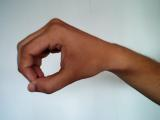
%> input picture dataset/signs1/colour/Sample code/im (1).jpg, 160 x 120 px
$ octave thresholding.m   (GNU Octave 9; MATLAB toolbox functions it lacks are replaced by stand-ins)
%> lines starting %> are read from the running program, lines starting %| are printed output that depends on the picture
clear all
close all
clc

im1 = imread('im (1).jpg');
%> im1 is the input picture: size 120x160x3 uint8; mean R, G, B 164.8, 157.5, 152.8
im2 = imread('im (2).jpg');
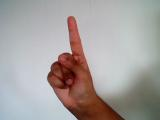
%> input picture dataset/signs1/colour/Sample code/im (2).jpg, 160 x 120 px
%> im2 is the input picture: size 120x160x3 uint8; mean R, G, B 166.2, 160.2, 158.3
im3 = imread('im (3).jpg');
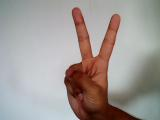
%> input picture dataset/signs1/colour/Sample code/im (3).jpg, 160 x 120 px
%> im3 is the input picture: size 120x160x3 uint8; mean R, G, B 160.9, 153.6, 150.1
im4 = imread('im (4).jpg');
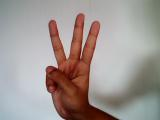
%> input picture dataset/signs1/colour/Sample code/im (4).jpg, 160 x 120 px
%> im4 is the input picture: size 120x160x3 uint8; mean R, G, B 160.4, 150.7, 147
im5 = imread('im (5).jpg');
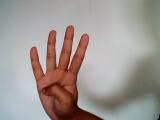
%> input picture dataset/signs1/colour/Sample code/im (5).jpg, 160 x 120 px
%> im5 is the input picture: size 120x160x3 uint8; mean R, G, B 160.4, 151.6, 147.7
im6 = imread('im (6).jpg');
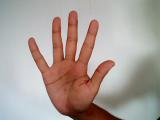
%> input picture dataset/signs1/colour/Sample code/im (6).jpg, 160 x 120 px
%> im6 is the input picture: size 120x160x3 uint8; mean R, G, B 171.4, 159, 153.1
%> (the run ends here)
